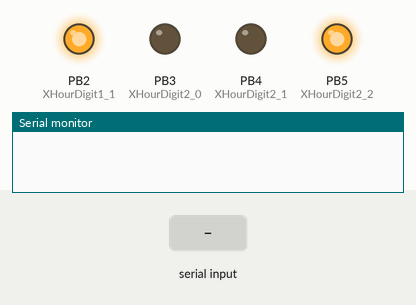
Bench run of a sketch on a simulated ATtiny85, built with avr-gcc and run on an emulated ATtiny85. Shown: output pins drawn as LEDs (lit = HIGH), the last lines printed to the serial monitor. Inputs (shaded band) come from the test bench. No radio packets arrive unless stated.

Above: at 2.7 s.
2.8 s: "90,45,200\n" received over Serial
At 3.3 s:
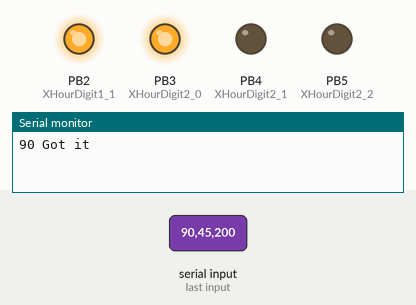
4.6 s: "30,150,10,200,45,90\n" received over Serial
At 5.6 s:
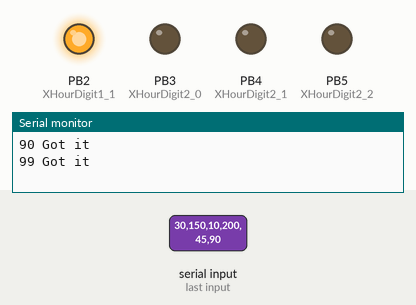
6.4 s: "1,90,45\n" received over Serial
At 7.8 s:
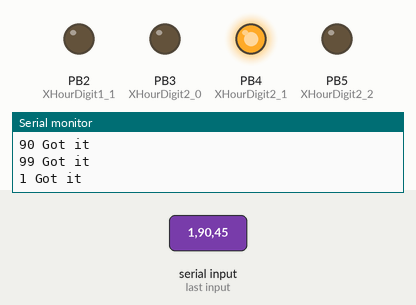
8.4 s: "-\n" received over Serial
At 10.0 s:
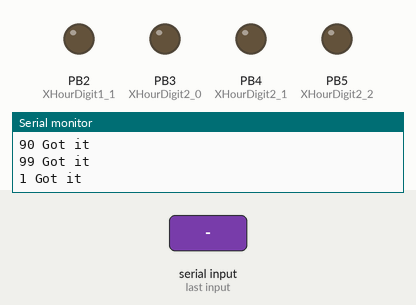
10.4 s: "90,45,200,10\n" received over Serial
At 11.0 s:
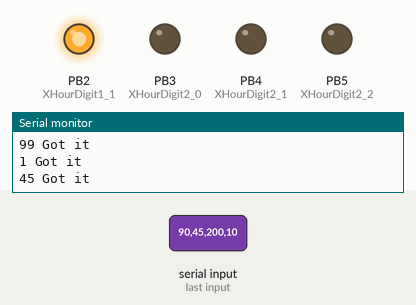
12.2 s: "1,90\n" received over Serial
At 15.6 s:
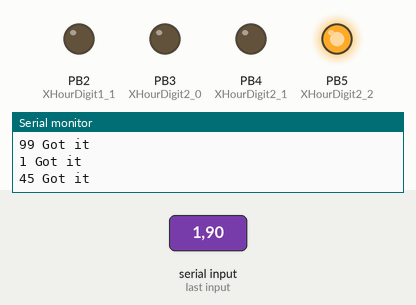
Timing chart, 0 to 54.5 s (numbered marks = the images above; inputs shaded):
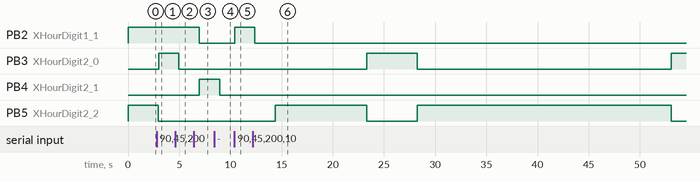

The sketch:

DABClock_wTemp.ino
```cpp
//  DABClock is a CroNixie knockoff using heat-bent acrylic rods
//  each digit is a high-output LED lighting an acrylic rod

 unsigned long time_now = 0; //for mills() comparison
 String rcv;
 String latestTemperature;

 const int radioRCV = 53;

 const int XSecondInterval = 992;  //adjusted for processing 992
 const int XHourDigit1_1 = 2;
 const int tempSymbol = 52;

 const int XHourDigit2_0 = 3;
 const int XHourDigit2_1 = 4;
 const int XHourDigit2_2 = 5;
 const int XHourDigit2_3 = 6;
 const int XHourDigit2_4 = 7;
 const int XHourDigit2_5 = 8;
 const int XHourDigit2_6 = 9;
 const int XHourDigit2_7 = 10;
 const int XHourDigit2_8 = 11;
 const int XHourDigit2_9 = 12;

 const int negativeSymbol = 13;  // for temperature display

 const int XMinuteDigit1_0 = 22;
 const int XMinuteDigit1_1 = 23;
 const int XMinuteDigit1_2 = 24;
 const int XMinuteDigit1_3 = 25;
 const int XMinuteDigit1_4 = 26;
 const int XMinuteDigit1_5 = 27;

 // these add'l 4 digits are for possible Temperature function
 const int XMinuteDigit1_6 = 40;
 const int XMinuteDigit1_7 = 41;
 const int XMinuteDigit1_8 = 42;
 const int XMinuteDigit1_9 = 43;

 const int XMinuteDigit2_0 = 29;
 const int XMinuteDigit2_1 = 30;
 const int XMinuteDigit2_2 = 31;
 const int XMinuteDigit2_3 = 32;
 const int XMinuteDigit2_4 = 33;
 const int XMinuteDigit2_5 = 34;
 const int XMinuteDigit2_6 = 35;
 const int XMinuteDigit2_7 = 36;
 const int XMinuteDigit2_8 = 37;
 const int XMinuteDigit2_9 = 38;

 int XHour = 12;
 int XMinute = 0;
 int XSecond = 0;

#include <RH_ASK.h>
#ifdef RH_HAVE_HARDWARE_SPI
#include <SPI.h> // Not actually used but needed to compile
#endif

//RH_ASK driver;
 RH_ASK driver(2000, radioRCV, 50, 51); // ESP8266 or ESP32: do not use pin 11 or 2
// RH_ASK driver(2000, 3, 4, 0); // ATTiny, RX on D3 (pin 2 on attiny85) TX on D4 (pin 3 on attiny85),


void setup() {
  // initialize serial:

  #ifdef RH_HAVE_SERIAL
    Serial.begin(9600);    // Debugging only
#endif
    if (!driver.init())
#ifdef RH_HAVE_SERIAL
         Serial.println("init failed");
#else
  ;
#endif

  // make the pins outputs:
  pinMode(XHourDigit1_1, OUTPUT);

 pinMode(XHourDigit2_0, OUTPUT);
 pinMode(XHourDigit2_1, OUTPUT);
 pinMode(XHourDigit2_2, OUTPUT);
 pinMode(XHourDigit2_3, OUTPUT);
 pinMode(XHourDigit2_4, OUTPUT);
 pinMode(XHourDigit2_5, OUTPUT);
 pinMode(XHourDigit2_6, OUTPUT);
 pinMode(XHourDigit2_7, OUTPUT);
 pinMode(XHourDigit2_8, OUTPUT);
 pinMode(XHourDigit2_9, OUTPUT);

 pinMode(XMinuteDigit1_0, OUTPUT);
 pinMode(XMinuteDigit1_1, OUTPUT);
 pinMode(XMinuteDigit1_2, OUTPUT);
 pinMode(XMinuteDigit1_3, OUTPUT);
 pinMode(XMinuteDigit1_4, OUTPUT);
 pinMode(XMinuteDigit1_5, OUTPUT);
 pinMode(XMinuteDigit1_6, OUTPUT);
 pinMode(XMinuteDigit1_7, OUTPUT);
 pinMode(XMinuteDigit1_8, OUTPUT);
 pinMode(XMinuteDigit1_9, OUTPUT);

 pinMode(XMinuteDigit2_0, OUTPUT);
 pinMode(XMinuteDigit2_1, OUTPUT);
 pinMode(XMinuteDigit2_2, OUTPUT);
 pinMode(XMinuteDigit2_3, OUTPUT);
 pinMode(XMinuteDigit2_4, OUTPUT);
 pinMode(XMinuteDigit2_5, OUTPUT);
 pinMode(XMinuteDigit2_6, OUTPUT);
 pinMode(XMinuteDigit2_7, OUTPUT);
 pinMode(XMinuteDigit2_8, OUTPUT);
 pinMode(XMinuteDigit2_9, OUTPUT);

 pinMode(tempSymbol, OUTPUT);
 pinMode(negativeSymbol, OUTPUT);

      lightNumbersXMinute(XMinute);
      lightNumbersXHour(XHour);

}

void(* resetFunc) (void) = 0; //declare reset function @ address 0
//  resetFunc();  //call reset


void loop() {
 int XMinutePASS = 0;
  // if there's any serial available, read it:
  while (Serial.available() > 0) {

      CLEARAll();
    // look for the next valid integer in the incoming serial stream:
     XHour = Serial.parseInt();
    // do it again:
     XMinute = Serial.parseInt();
    // do it again:
     XSecond = Serial.parseInt();

    // look for the newline. That's the end of your sentence:
    if (Serial.read() == '\n') {
      XHour = constrain(XHour, 1, 99);
      XMinute = constrain(XMinute, 0, 59);
      XSecond = constrain(XSecond, 0, 59);
      Serial.print(XHour);
      Serial.println(" Got it");
      if (XHour == 13){
        XHour = 1;
        LightShow(100);  // run the lightshow
        CLEARAll();
        }
      if (XHour == 14){
        XHour = 1;
        LightShow(80);  // run the lightshow
        LightShow(80);  // run the lightshow
        LightShow(80);  // run the lightshow
        LightShow(80);  // run the lightshow
        CLEARAll();
        }
      if (XHour == 15){
        XHour = 1;
        LightShow(1000);  // run the lightshow SLOW for troubleshooting
        CLEARAll();
        }
      lightNumbersXMinute(XMinute);
      lightNumbersXHour(XHour);

    }
  }

  // 5 seconds out of every minute, check for temp transmissions
      if (XSecond > 54) {
        OneSecond_GetTemp(); // wait one second (adjusted) while listening for temperature
      } else {
        delay(XSecondInterval);
      }

  // do math for time on clock
      XSecond++;

      if (XSecond > 59) {
          XSecond = 0;
          XMinute++;
          XMinutePASS = XMinute;
          if (XMinutePASS > 59) {
            XMinutePASS = 0;
          }
          lightNumbersXMinute(XMinutePASS);
        }

      if (XMinute > 59) {
          XMinute = 0;
          XHour++;
          if (XHour > 12) {
            XHour = 1;
          }
        lightNumbersXHour(XHour);
        }


      // periodic light show

      if (XMinute == 10 || XMinute == 40) {
    //    LightShow();  // run the lightshow
      }

      // show temperature

      if (XSecond == 10 || XSecond == 40) {
        lightNumberTemperature();
        XSecond = XSecond + 5;

        lightNumbersXMinute(XMinute);
        lightNumbersXHour(XHour);
      }


}

void lightNumbersXHour(int displayXHour) {

int digit1 = 0;
int digit2 = 0;
String digitsBOTH = "";
String digitSingleWorkVar = "";

    digitsBOTH = (displayXHour);

  if (displayXHour > 9) {
   if (digitsBOTH.length() < 2){
      digitsBOTH = "1" + digitsBOTH;
      }
    digitalWrite(XHourDigit1_1, HIGH);   // turn the 1 LED on
    digitSingleWorkVar = (digitsBOTH.substring(1));
    digit2 = abs(digitSingleWorkVar.toInt());

  } else {
       if (digitsBOTH.length() < 2){
      digitsBOTH = "0" + digitsBOTH;
      digit2 = digitsBOTH.toInt();
      }
}

    CLEARXHours();

  digitalWrite(XHourDigit2_0 + digit2, HIGH);   // turn the proper LED on

  if (displayXHour > 9) {
     digitalWrite(XHourDigit1_1, HIGH);   // turn the 1 LED on

  }

  }

void lightNumbersXMinute(int displayXMinute) {
int digit1 = 0;
int digit2 = 0;
String digitsBOTH = "";
String digitSingleWorkVar = "";

    CLEAR3rdDigit();

    //2 digits (do the math)

    digitsBOTH = (displayXMinute);
    if (digitsBOTH.length() < 2){
      digitsBOTH = "0" + digitsBOTH;
      }

      digitSingleWorkVar = (digitsBOTH.substring(0,1));
      digit1 = abs(digitSingleWorkVar.toInt());
      digit1 = constrain(digit1, 0, 9);

      digitSingleWorkVar = (digitsBOTH.substring(1));
      digit2 = abs(digitSingleWorkVar.toInt());
      digit2 = constrain(digit2, 0, 9);


    CLEAR3rdDigit();
    digitalWrite(XMinuteDigit1_0 + digit1, HIGH);   // turn the proper LED on

    //XSecond digit
    CLEAR4thDigit();
    digitalWrite((XMinuteDigit2_0 + digit2), HIGH);   // turn the proper LED on

  }


void CLEARXHours() {

     digitalWrite(XHourDigit1_1, LOW);
     digitalWrite(XHourDigit2_0, LOW);
     digitalWrite(XHourDigit2_1, LOW);
     digitalWrite(XHourDigit2_2, LOW);
     digitalWrite(XHourDigit2_3, LOW);
     digitalWrite(XHourDigit2_4, LOW);
     digitalWrite(XHourDigit2_5, LOW);
     digitalWrite(XHourDigit2_6, LOW);
     digitalWrite(XHourDigit2_7, LOW);
     digitalWrite(XHourDigit2_8, LOW);
     digitalWrite(XHourDigit2_9, LOW);

}

void CLEARAll() {
  CLEARXHours();  //XHours first
    CLEAR4thDigit();
    CLEAR3rdDigit();
  }

void CLEAR4thDigit() {
 digitalWrite(XMinuteDigit2_0, LOW);
 digitalWrite(XMinuteDigit2_1, LOW);
 digitalWrite(XMinuteDigit2_2, LOW);
 digitalWrite(XMinuteDigit2_3, LOW);
 digitalWrite(XMinuteDigit2_4, LOW);
 digitalWrite(XMinuteDigit2_5, LOW);
 digitalWrite(XMinuteDigit2_6, LOW);
 digitalWrite(XMinuteDigit2_7, LOW);
 digitalWrite(XMinuteDigit2_8, LOW);
 digitalWrite(XMinuteDigit2_9, LOW);

  }

void CLEAR3rdDigit() {
 digitalWrite(XMinuteDigit1_0, LOW);
 digitalWrite(XMinuteDigit1_1, LOW);
 digitalWrite(XMinuteDigit1_2, LOW);
 digitalWrite(XMinuteDigit1_3, LOW);
 digitalWrite(XMinuteDigit1_4, LOW);
 digitalWrite(XMinuteDigit1_5, LOW);
 digitalWrite(XMinuteDigit1_6, LOW);
 digitalWrite(XMinuteDigit1_7, LOW);
 digitalWrite(XMinuteDigit1_8, LOW);
 digitalWrite(XMinuteDigit1_9, LOW);

  }

void LightShow(int delayLShow) {

int i;
int iPrevious;

  // 1 digit at a time
    time_now = millis();


  for(i=2; i<28; i++) {
    digitalWrite(i, HIGH);   // turn the proper LED on
    iPrevious = (i - 1);
    digitalWrite(iPrevious, LOW);   // turn the proper LED off
    delay(delayLShow);
  }

  //clear all
  CLEARAll();

  for(i=40; i<44; i++) {
    digitalWrite(i, HIGH);   // turn the proper LED on
    iPrevious = (i - 1);
    digitalWrite(iPrevious, LOW);   // turn the proper LED off
    delay(delayLShow);
  }

  //clear all
  CLEARAll();


  for(i=29; i<40; i++) {
    digitalWrite(i, HIGH);   // turn the proper LED on
    iPrevious = (i - 1);
    digitalWrite(iPrevious, LOW);   // turn the proper LED off
    delay(delayLShow);
  }

  //clear all
  CLEARAll();

  Serial.print("elapsed = ");
  Serial.println( millis()- time_now);


  }

  void OneSecond_GetTemp() {
       //listen for temp broadcast
    time_now = millis();

    uint8_t buf[RH_ASK_MAX_MESSAGE_LEN];
    uint8_t buflen = sizeof(buf);

    while(millis() < time_now + XSecondInterval){
        //wait approx. [period] ms

       if (driver.recv(buf, &buflen)) // Non-blocking
        {

          rcv = "";

          // Message with a good checksum received, dump it.
          //driver.printBuffer("Got:", buf, buflen);

          for (int i = 0; i < buflen; i++) {
            rcv +=  (char)buf[i];
          }

          latestTemperature = (rcv);
        }


      }
    }

void lightNumberTemperature() {
int digit1 = 0;
int digit2 = 0;
//int displayXTemp;
String digitsBOTH = "";
String digitSingleWorkVar = "";
long X5seconds;

  time_now = millis();   // get for comparision- we show temperature for a total of 5 seconds

    //2 digits (do the math)
  CLEARAll();

    digitsBOTH = latestTemperature;
    if (digitsBOTH.length() > 2){
       if (digitsBOTH.substring(0) == "-") {
         digitalWrite(negativeSymbol, HIGH);   // turn the '-' LED on
       } else {
         digitalWrite(XHourDigit1_1, HIGH);   // turn the 1 LED on
        }
       digitsBOTH = digitsBOTH.substring(1);
    }

    if (digitsBOTH.length() < 2){
      digitsBOTH = "0" + digitsBOTH;
      }

      digitSingleWorkVar = (digitsBOTH.substring(0,1));
      digit1 = abs(digitSingleWorkVar.toInt());
      digit1 = constrain(digit1, 0, 9);

      digitSingleWorkVar = (digitsBOTH.substring(1));
      digit2 = abs(digitSingleWorkVar.toInt());
      digit2 = constrain(digit2, 0, 9);

    digitalWrite(XHourDigit2_0 + digit1, HIGH);   // turn the proper LED on
    //Second digit
    if (digit2 < 6) {
      digitalWrite((XMinuteDigit1_0 + digit2), HIGH);   // turn the proper LED on
    } else {
      digitalWrite((XMinuteDigit1_6 + (digit2 - 6)), HIGH);   // turn the proper LED on
      }

    digitalWrite(tempSymbol, HIGH);  // turn on temperature symbol

    X5seconds = (XSecondInterval * 5);

    // remainder of 5 seconds
        while(millis() < (time_now + X5seconds)){
        }

    digitalWrite(negativeSymbol, LOW);   // turn the '-' LED off
    digitalWrite(tempSymbol, LOW);  // turn OFF temperature symbol

  CLEARAll();

  }
```

Measured:
- after the input at 2.8 s, PB3 (XHourDigit2_0): LOW → HIGH after 0.18 s; PB5 (XHourDigit2_2): HIGH → LOW after 0.18 s
- after the input at 4.6 s, PB3 (XHourDigit2_0): HIGH → LOW after 0.36 s
- after the input at 6.4 s, PB2 (XHourDigit1_1): HIGH → LOW after 0.55 s; PB4 (XHourDigit2_1): LOW → HIGH after 0.56 s
- after the input at 8.4 s, PB4 (XHourDigit2_1): HIGH → LOW after 0.54 s
- after the input at 10.4 s, PB2 (XHourDigit1_1): LOW → HIGH at once
- after the input at 12.2 s, PB5 (XHourDigit2_2): LOW → HIGH after 2.2 s, → LOW 8.9 s later, → HIGH 5.0 s later, → LOW 24.8 s later
